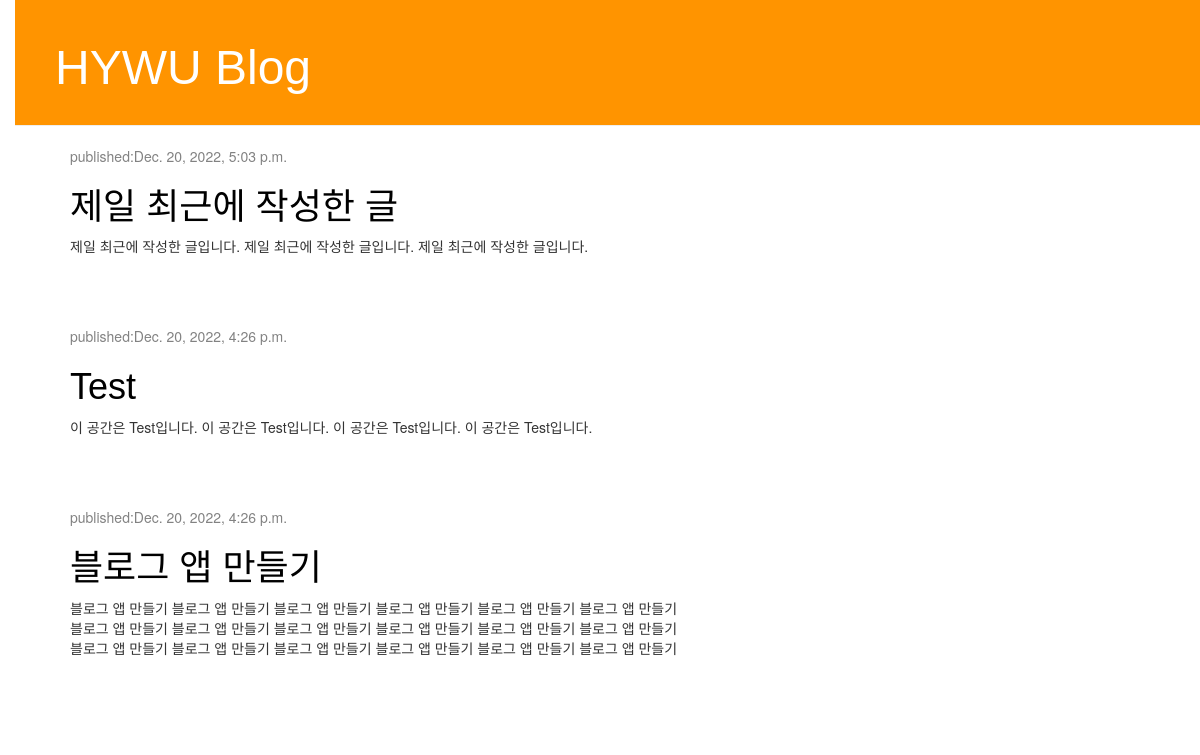
Screenshot of /blog/ with the database file from the repository.
### blog/models.py (models this page shows, shortened)
class Post(models.Model):
    author = models.ForeignKey(settings.AUTH_USER_MODEL, on_delete=models.CASCADE)
    title = models.CharField(max_length=200)
    text = models.TextField()
    created_date = models.DateTimeField(
        default=timezone.now)
    published_date = models.DateTimeField(
        blank=True, null=True)

### blog/views.py (the view)
# urls.py: path('', views.post_list, name='post_list'),
def post_list(request):
    posts = Post.objects.filter(published_date__lte=timezone.now()).order_by('-pk')
    return render(request, 'blog/post_list.html', {'posts': posts})

### blog/templates/blog/post_list.html
{% extends 'blog/base.html' %}
{% block content %}
{% for post in posts %}
<div class="post">
    <div class="date">
        <p>published:{{ post.published_date }}</p>
    </div>
    <h1><a href="{% url 'blog:post_detail' pk=post.pk %}">{{ post.title }}</a></h1>
    <p>{{ post.text|linebreaksbr }}</p>
</div>
{% endfor %}
{% endblock %}

### blog/static/blog/style.css (style rules this page uses)
h1 a { color: #FCA205; font-family: 'Jua', sans-serif; }
body { padding-left: 15px; }
h1, h2, h3, h4 { font-family: 'Lobster', cursive; }
.date { color: #828282; }
.post { margin-bottom: 70px; }
.post h1 a, .post h1 a:visited { color: #000000; }

### rows the page displays
Post: published_date "Dec. 20, 2022, 5:03 p.m.", title "제일 최근에 작성한 글", text "제일 최근에 작성한 글입니다. 제일 최근에 작성한 글입니다. 제일 최근에 작성한 글입니다."
Post: published_date "Dec. 20, 2022, 4:26 p.m.", title "Test", text "이 공간은 Test입니다. 이 공간은 Test입니다. 이 공간은 Test입니다. 이 공간은 Test입니다."
Post: published_date "Dec. 20, 2022, 4:26 p.m.", title "블로그 앱 만들기", text "블로그 앱 만들기 블로그 앱 만들기 블로그 앱 만들기 블로그 앱 만들기 블로그 앱 만들기 블로그 앱 만들기 블로그 앱 만들기 블로그 앱 만들기 블로그 앱 만들기 블로그 앱 만들기 블로그 앱 만들기 블로그 앱 만들기 블로그 앱 만들기 블로그 앱 만들기 블로그 앱 만들기 블로그 앱 만들기 블로그 앱 만들기 블로그 앱 만들기"
